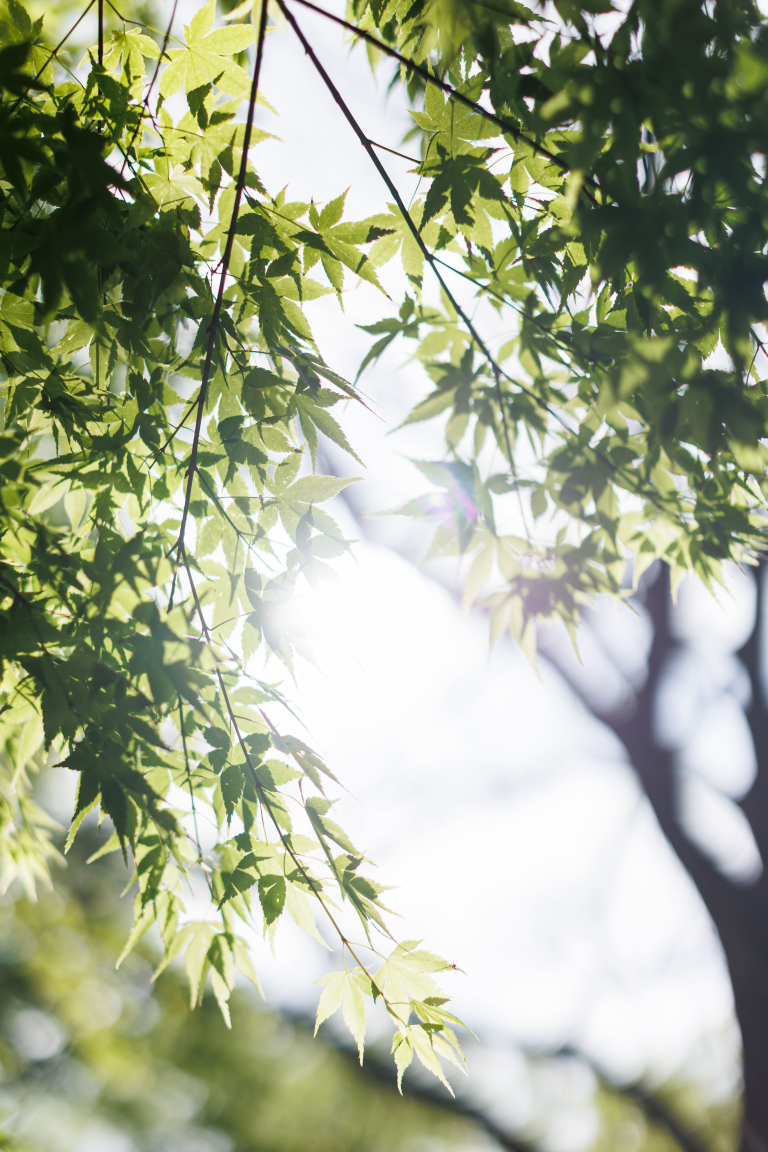
#> input picture images/7C1A4295.jpg, 3840 x 5760 px, found by its file name (shown at 1/5 size); its folder holds only this picture in this run
$ python make_video.py
#> lines starting #> are read from the running program, lines starting #| are printed output that depends on the picture
"""
春日の森を感じながらのお食事 — プロモーション動画
"""
import os, unicodedata
import numpy as np
from PIL import Image, ImageDraw, ImageFont, ImageEnhance
from moviepy import VideoClip, AudioFileClip

IMAGE_DIR = "/home/user/kakanonoyaya/images"
OUTPUT    = "/home/user/kakanonoyaya/kasuga_dining.mp4"
MUSIC     = "/root/.claude/uploads/28a3daed-590d-5329-9d4a-97d354e41fb2/9113c14d-Tables_for_Two.mp3"
MUSIC2    = "/root/.claude/uploads/28a3daed-590d-5329-9d4a-97d354e41fb2/101c468c-Linen_and_Leaves.mp3"
W, H      = 1080, 1920
FPS       = 30
DURATION  = 6.2   # 8枚 × 6.2 - 7 × 1.5 = 39.1s
FADE      = 1.5

FONT_MAIN = "/usr/share/fonts/truetype/fonts-japanese-gothic.ttf"
FONT_SUB  = "/usr/share/fonts/truetype/fonts-japanese-gothic.ttf"

_file_map = {unicodedata.normalize("NFC", f): f for f in os.listdir(IMAGE_DIR)}
def resolve(name):
    nfc = unicodedata.normalize("NFC", name)
    return os.path.join(IMAGE_DIR, _file_map.get(nfc, name))

SLIDES = [
    # ── 昼・冒頭 ──────────────────────────────────────
    {"file": "7C1A4295.jpg", "night": False,
     "text": "千年の杜が\n窓の外に広がる",
     "sub":  ""},
    {"file": "7C1A5139.jpg", "night": False,
     "text": "森を望む\n静かな食卓",
     "sub":  ""},
    # ── モーニング ────────────────────────────────────
    {"file": "イメージ_モーニング集合0001.jpg", "night": False,
     "text": "春日の森に包まれて\n始まる朝",
     "sub":  ""},
    {"file": "イメージ_モーニング集合0036.jpg", "night": False,
     "text": "森の光とともに\n朝の食卓へ",
     "sub":  ""},
    # ── 夜への転換 ────────────────────────────────────
    {"file": "7C1A5468.jpg", "night": False,
     "text": "夜になると\n春日の森は静寂に包まれる",
     "sub":  ""},
    # ── 夜の食卓（ディナー前） ────────────────────────
    {"file": "7C1A5171.jpg", "night": False,
     "text": "窓の外に広がる\n春日の夜",
     "sub":  ""},
    # ── ディナー（元の明るさ） ────────────────────────
    {"file": "イメージ_ディナー集合0011.jpg", "night": False,
     "text": "森の静けさが\n食卓に宿る夜",
     "sub":  ""},
    {"file": "イメージ_ディナー集合0029修.jpg", "night": False,
     "text": "この場所でしか\n味わえない贅沢",
     "sub":  ""},
]

NIGHT_START = None


def fit_letterbox(path, w, h, night=False):
#> called with w = 1080, h = 1920, night = False
    img = Image.open(path).convert("RGB")
#> img is the input picture: PIL image 3840x5760 RGB; mean R, G, B 164.7, 171.5, 146.1
    iw, ih = img.size
#> iw = 3840; ih = 5760
    scale = min(w / iw, h / ih)
#> scale = 0.281
    nw, nh = int(iw * scale), int(ih * scale)
#> nw = 1080; nh = 1620
    img = img.resize((nw, nh), Image.LANCZOS)
#> img: PIL image 1080x1620 RGB
    canvas = Image.new("RGB", (w, h), (0, 0, 0))
#> canvas: PIL image 1080x1920 RGB; every value is 0
    canvas.paste(img, ((w - nw) // 2, (h - nh) // 2))
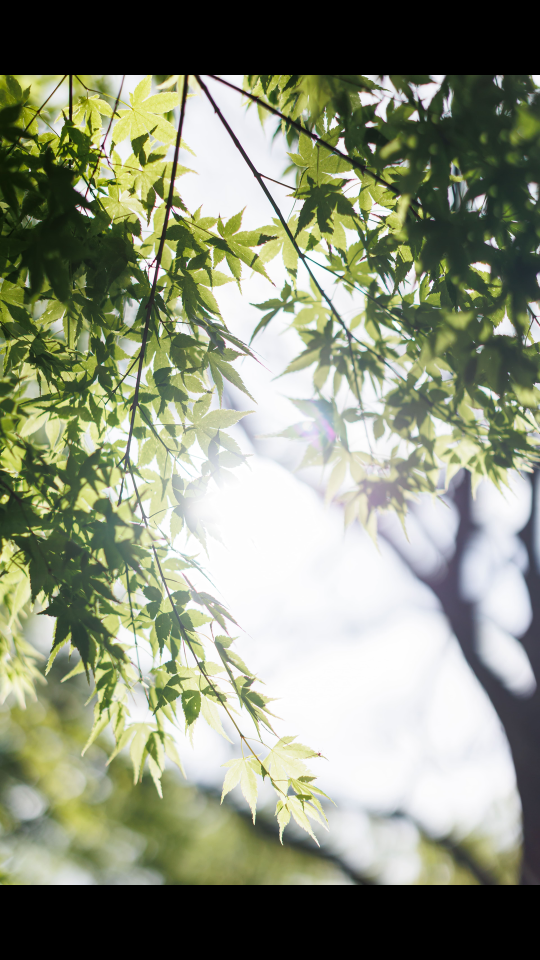
#> canvas: PIL image 1080x1920 RGB (shown at 1/2 size); mean R, G, B 139, 144.7, 123.3
    if night:
        canvas = ImageEnhance.Brightness(canvas).enhance(0.50)
        canvas = ImageEnhance.Color(canvas).enhance(0.72)
        r, g, b = canvas.split()
        b = b.point(lambda x: min(x + 20, 255))
        canvas = Image.merge("RGB", (r, g, b))
    return np.array(canvas)


def ease_in_out(x):
    x = max(0.0, min(1.0, x))
    return 3*x*x - 2*x*x*x

# [73 lines left out: functions make_text_layer, make_video_clip, not called in this run]


print("画像を読み込み中...")
raw_frames = []
for s in SLIDES:
    frame = fit_letterbox(resolve(s["file"]), W, H, night=s["night"]).astype(np.float32)
    raw_frames.append({"frame": frame, "slide": s})
#> pass 2 of the loop `for s in SLIDES:`:
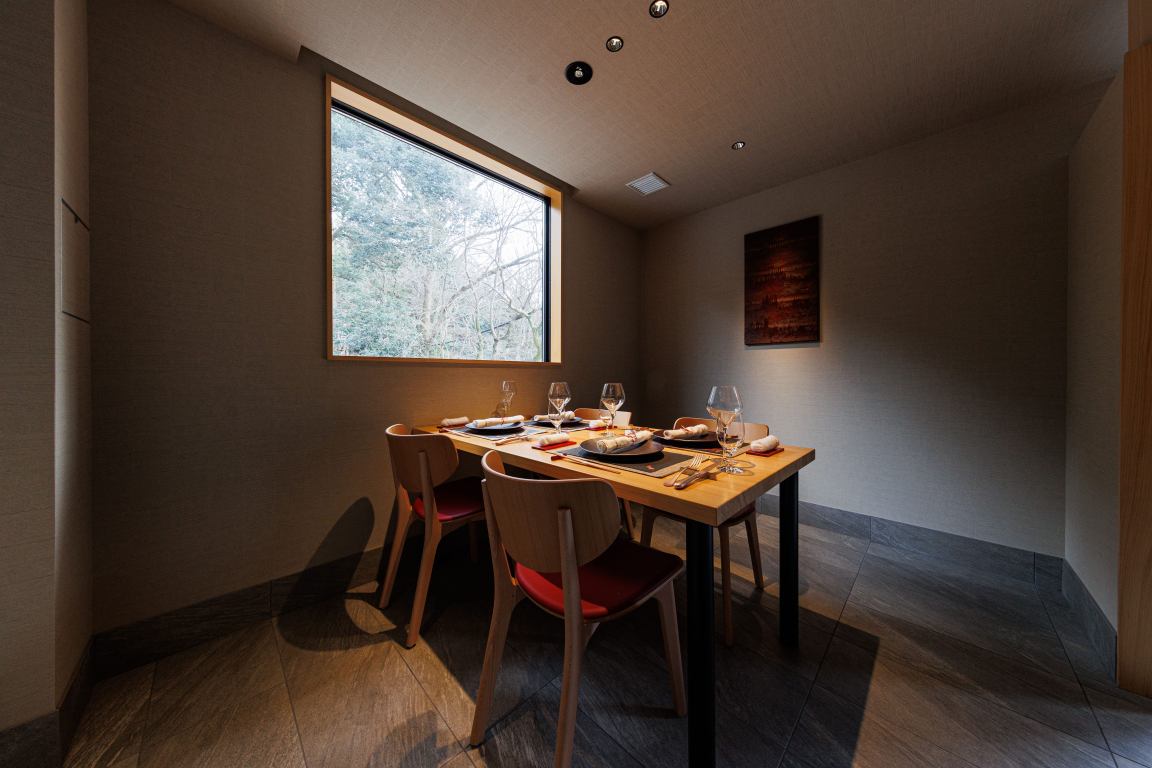
#> input picture 7C1A5139.jpg, 5760 x 3840 px, found by its file name (shown at 1/5 size)
#> in fit_letterbox, img is the input picture: PIL image 5760x3840 RGB; mean R, G, B 76, 61.3, 51.8
#> in fit_letterbox (call 2), `img = img.resize((nw, nh), Image.LANCZOS)`:
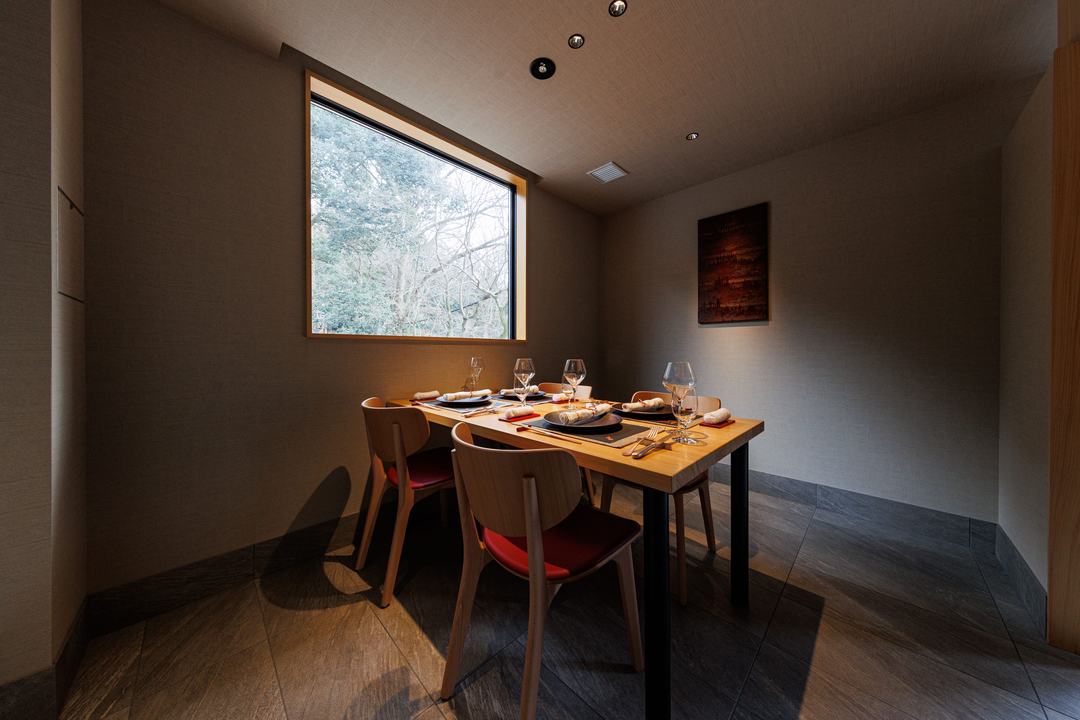
#> img: PIL image 1080x720 RGB; mean R, G, B 76, 61.3, 51.8
#> in fit_letterbox (call 2), `canvas.paste(img, ((w - nw) // 2, (h - nh) // 2))`:
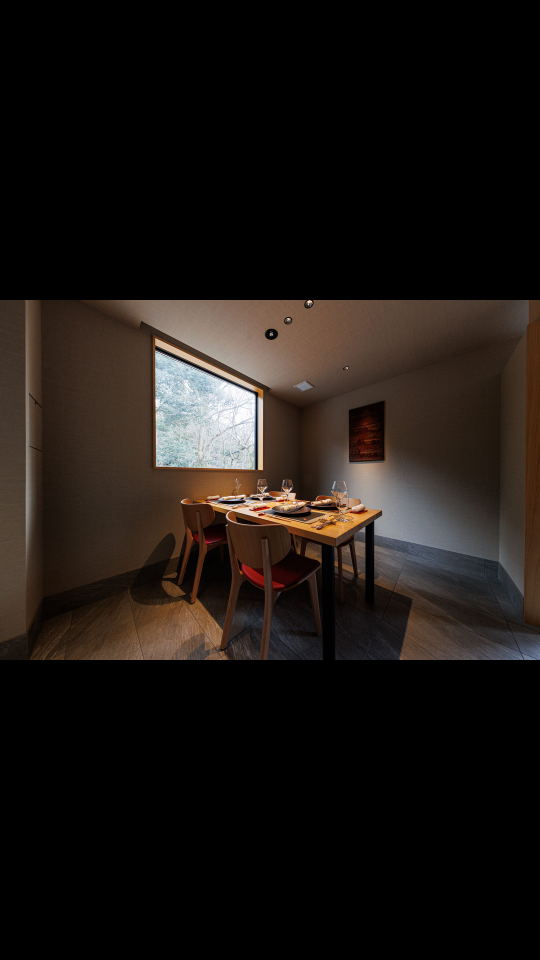
#> canvas: PIL image 1080x1920 RGB (shown at 1/2 size); mean R, G, B 28.5, 23, 19.4
#> (the run stopped early here; a loop or call above may not have finished)
